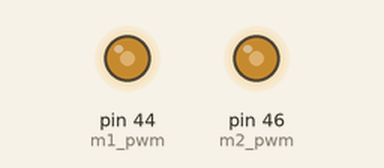
This sketch was run on a simulated Arduino Mega 2560, built with avr-gcc and run on an emulated ATmega2560. Shown: output pins drawn as LEDs (lit = HIGH). At 0.0 s the program stops and its outputs stay as they are.

Above: at 0.1 s.
Timing chart, 0 to 1.5 s (numbered marks = the images above):
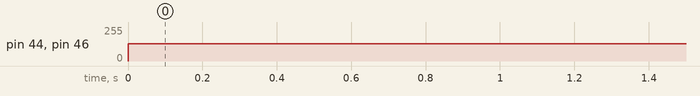

Measured:
- by itself, pin 44 (m1_pwm), pin 46 (m2_pwm): 0/255 → 128/255 at 0.00 s

The sketch:

ROLLER_PWM.ino
```cpp
#include<avr/io.h>
#include<util/delay.h>
#define m2_dir PG5
#define m1_dir PH3
#define m2_pwm PL3  //46
#define m1_pwm PL5  //44

int main(){
  DDRL = (1<< m1_pwm)|(1<< m2_pwm);

    ICR5= 799;  //crystal f=16Mhz
    TCCR5A= 0x8A;  //non-inverted
    TCCR5B= 0x19;  //mode-14, no prescaler

    while(1){
    OCR5A= 400;  //46
    OCR5C= 400;  //44
//    PORTL = (1<< m1_pwm)|(1<< m2_pwm);

}
}
```
